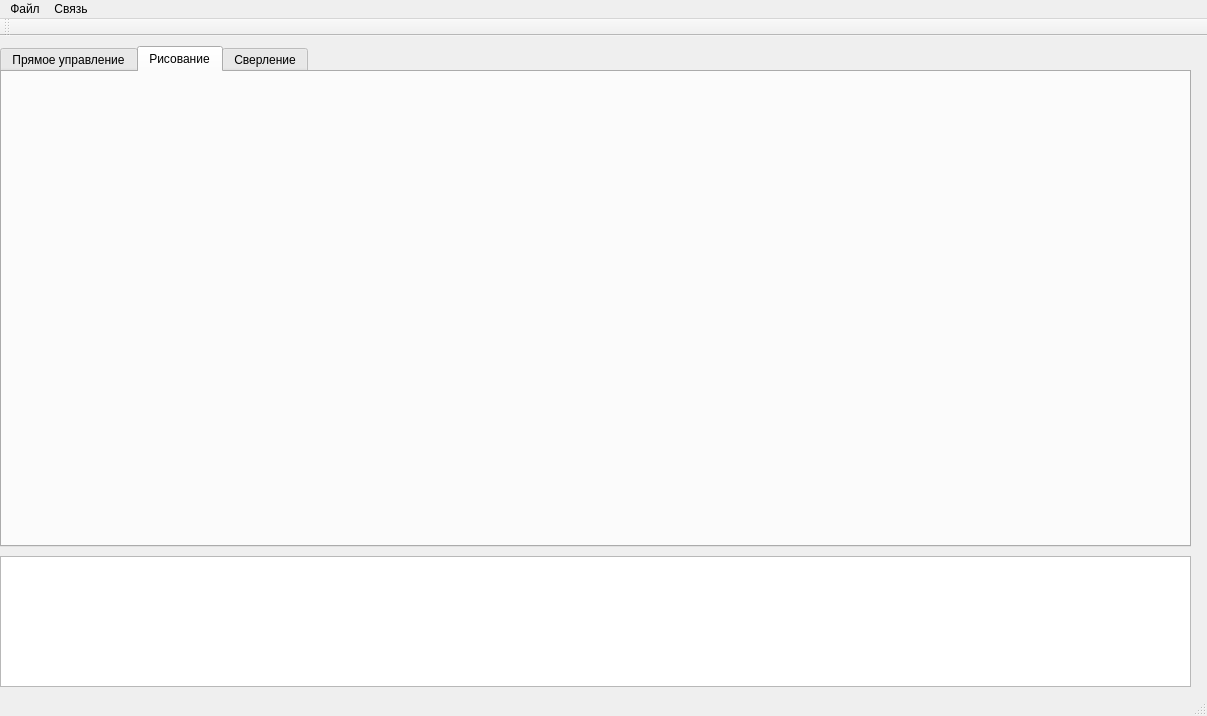
<?xml version="1.0" encoding="UTF-8"?>
<ui version="4.0">
 <class>MainWindow</class>
 <widget class="QMainWindow" name="MainWindow">
  <property name="geometry">
   <rect>
    <x>0</x>
    <y>0</y>
    <width>1207</width>
    <height>716</height>
   </rect>
  </property>
  <property name="font">
   <font/>
  </property>
  <property name="windowTitle">
   <string>MainWindow</string>
  </property>
  <widget class="QWidget" name="centralWidget">
   <widget class="consoleTextWidget" name="consoleWidget">
    <property name="geometry">
     <rect>
      <x>0</x>
      <y>520</y>
      <width>1191</width>
      <height>131</height>
     </rect>
    </property>
    <property name="readOnly">
     <bool>true</bool>
    </property>
   </widget>
   <widget class="QTabWidget" name="tabWidget">
    <property name="geometry">
     <rect>
      <x>0</x>
      <y>10</y>
      <width>1191</width>
      <height>501</height>
     </rect>
    </property>
    <property name="font">
     <font/>
    </property>
    <property name="currentIndex">
     <number>1</number>
    </property>
    <widget class="QWidget" name="tab">
     <attribute name="title">
      <string>Прямое управление</string>
     </attribute>
     <widget class="directManageWidget" name="DMWidget" native="true">
      <property name="geometry">
       <rect>
        <x>0</x>
        <y>0</y>
        <width>1131</width>
        <height>421</height>
       </rect>
      </property>
     </widget>
    </widget>
    <widget class="QWidget" name="tab_2">
     <attribute name="title">
      <string>Рисование</string>
     </attribute>
     <widget class="drawWidget" name="dWidget" native="true">
      <property name="geometry">
       <rect>
        <x>0</x>
        <y>0</y>
        <width>1191</width>
        <height>471</height>
       </rect>
      </property>
     </widget>
    </widget>
    <widget class="QWidget" name="tab_3">
     <attribute name="title">
      <string>Сверление</string>
     </attribute>
    </widget>
   </widget>
  </widget>
  <widget class="QMenuBar" name="menuBar">
   <property name="geometry">
    <rect>
     <x>0</x>
     <y>0</y>
     <width>1207</width>
     <height>22</height>
    </rect>
   </property>
   <widget class="QMenu" name="menu">
    <property name="title">
     <string>Связь</string>
    </property>
    <addaction name="conntcnAction"/>
   </widget>
   <widget class="QMenu" name="menu_2">
    <property name="title">
     <string>Файл</string>
    </property>
    <addaction name="openAction"/>
   </widget>
   <addaction name="menu_2"/>
   <addaction name="menu"/>
  </widget>
  <widget class="QToolBar" name="mainToolBar">
   <attribute name="toolBarArea">
    <enum>TopToolBarArea</enum>
   </attribute>
   <attribute name="toolBarBreak">
    <bool>false</bool>
   </attribute>
  </widget>
  <widget class="QStatusBar" name="statusBar"/>
  <action name="conntcnAction">
   <property name="text">
    <string>Подключиться</string>
   </property>
  </action>
  <action name="openAction">
   <property name="text">
    <string>Открыть</string>
   </property>
  </action>
 </widget>
 <layoutdefault spacing="6" margin="11"/>
 <customwidgets>
  <customwidget>
   <class>directManageWidget</class>
   <extends>QWidget</extends>
   <header location="global">widgets/directmanagewidget.h</header>
   <container>1</container>
  </customwidget>
  <customwidget>
   <class>consoleTextWidget</class>
   <extends>QPlainTextEdit</extends>
   <header>widgets/consoletextwidget.h</header>
  </customwidget>
  <customwidget>
   <class>drawWidget</class>
   <extends>QWidget</extends>
   <header location="global">widgets/drawwidget.h</header>
   <container>1</container>
  </customwidget>
 </customwidgets>
 <resources/>
 <connections/>
</ui>
